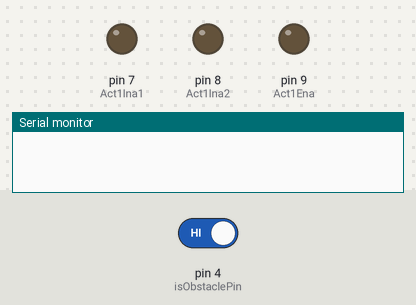
A sketch run on a simulated Arduino Uno, built with avr-gcc and run on an emulated ATmega328P. Shown: output pins drawn as LEDs (lit = HIGH), the last lines printed to the serial monitor. Inputs (shaded band) come from the test bench; at power-on: pin 4 (isObstaclePin) HIGH.

Above: at 1.2 s.
1.3 s: pin 4 (isObstaclePin) driven LOW
At 4.7 s:
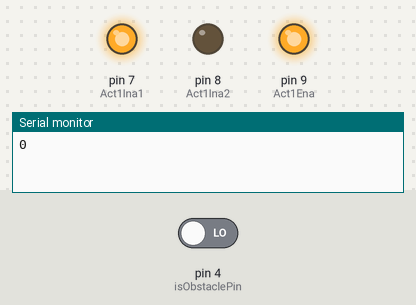
At 6.5 s:
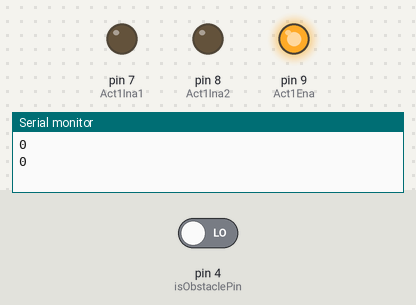
Timing chart, 0 to 11.8 s (numbered marks = the images above; inputs shaded):
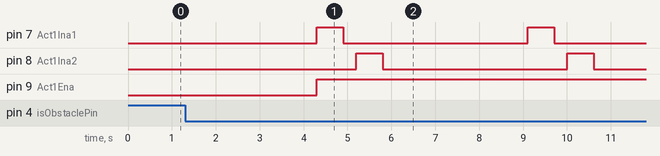

Measured:
- after the input at 1.3 s, pin 7 (Act1Ina1): alternates HIGH for 0.60 s and LOW for 4.2 s, starting after 3.0 s; pin 8 (Act1Ina2): alternates HIGH for 0.60 s and LOW for 4.2 s, starting after 3.9 s; pin 9 (Act1Ena): LOW → HIGH after 3.0 s

The sketch:

sketch_jul17e.ino
```cpp
#include <elapsedMillis.h>

int isObstaclePin = 4;  // Input pin for the sensor
int isObstacle = HIGH;  // HIGH MEANS NO OBSTACLE

int ActSpeed=100;//Speed of all the actuators

int Act1Ina1=7;
int Act1Ina2=8;
int Act1Ena=9;

  void up()
    {
      elapsedMillis time1;
      while(time1<=600)
    {
    digitalWrite(Act1Ina1,HIGH);
    digitalWrite(Act1Ina2,LOW);
    digitalWrite(Act1Ena,ActSpeed);
    }
    }

    void down()
    {
     elapsedMillis time2;
     while(time2<=600)
    {
    digitalWrite(Act1Ina1,LOW);
    digitalWrite(Act1Ina2,HIGH);
    digitalWrite(Act1Ena,ActSpeed);
    }
    }

    void stopit()
    {
     elapsedMillis time2;
     while(time2<=300)
    {
    digitalWrite(Act1Ina1,LOW);
    digitalWrite(Act1Ina2,LOW);
    digitalWrite(Act1Ena,ActSpeed);
    }
    }

void setup() {
Serial.begin(9600);
pinMode(isObstaclePin, INPUT);
pinMode(Act1Ina1,OUTPUT);
pinMode(Act1Ina2,OUTPUT);
pinMode(Act1Ena,ActSpeed);

}

void loop() {
 isObstacle = digitalRead(isObstaclePin);
/// Serial.println(isObstacle);
 if(!isObstacle)
 {
    Serial.println(isObstacle);
    delay(3000);
    up();
    stopit();
    down();
    stopit();
 }
 /*digitalWrite(Act1Ina1,HIGH);
    digitalWrite(Act1Ina2,LOW);
    digitalWrite(Act1Ena,ActSpeed);
    delay(1000);
*/
}
```
